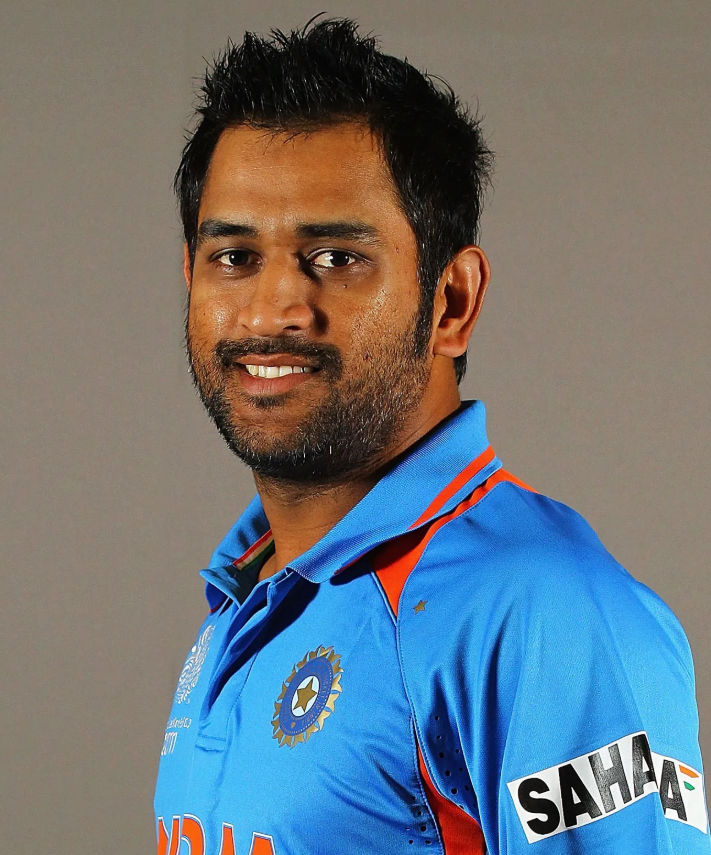
#> input picture r.png, 711 x 855 px
$ python sketch.py
#> lines starting #> are read from the running program, lines starting #| are printed output that depends on the picture
import numpy as np
import imageio.v2 as imageio
import scipy.ndimage
import cv2

img = "r.png"

def rgb2gray(rgb):
    """Convert RGB image to grayscale"""
    return np.dot(rgb[...,:3], [0.2989, 0.5870, 0.1140])

def dodge(front, back):
    """Blend the images to create a sketch effect"""
    result = front * 255.0 / (255 - back + 1e-5)  # Avoid division by zero
    result[result > 255] = 255
    result[back == 255] = 255
    return result.astype('uint8')

# Read image
ss = imageio.imread(img)
#> ss is the input picture: shape (855, 711, 4); mean R, G, B, A 109.7, 117.3, 122.1, 255

# Convert to grayscale
gray = rgb2gray(ss).astype('uint8')
#> in rgb2gray, `return np.dot(rgb[...,:3], [0.2989, 0.5870, 0.1140])`:
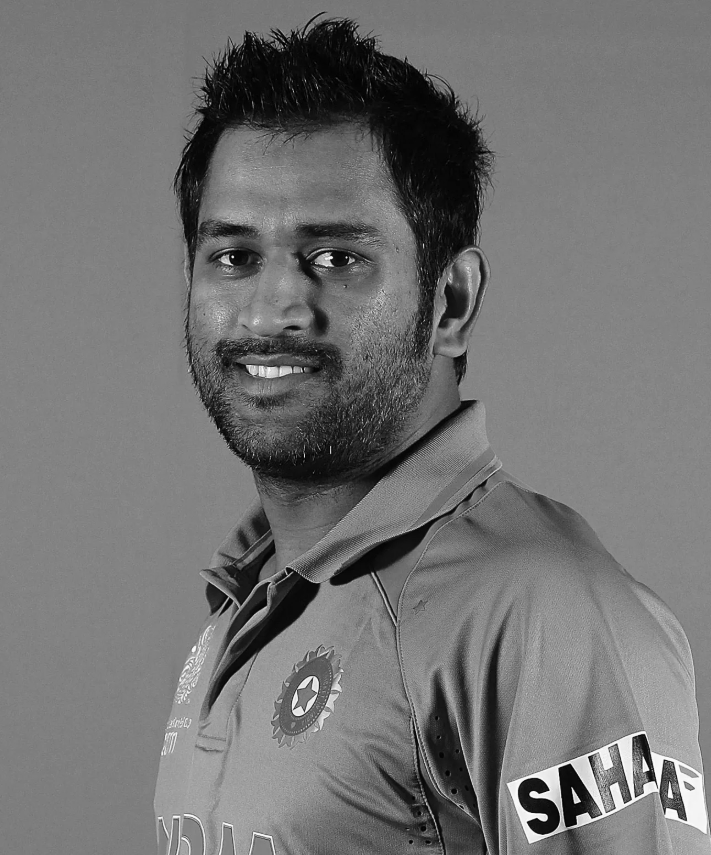
#> returned value: shape (855, 711) float64; min 0, max 254.7, mean 115.5

# Invert the grayscale image
i = 255 - gray
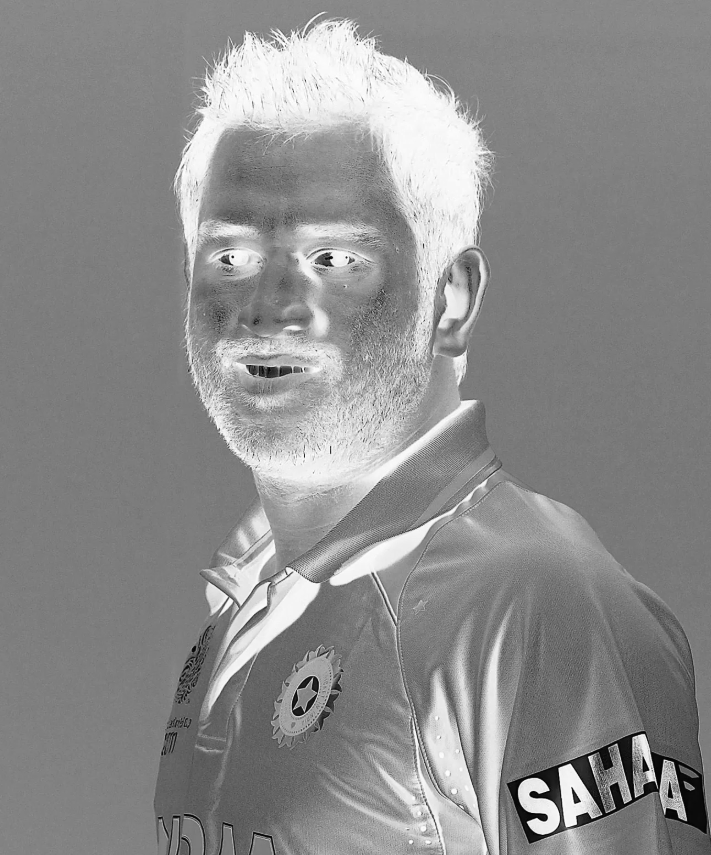
#> i: shape (855, 711); min 1, max 255, mean 140

# Apply Gaussian Blur
blur = scipy.ndimage.gaussian_filter(i, sigma=15)
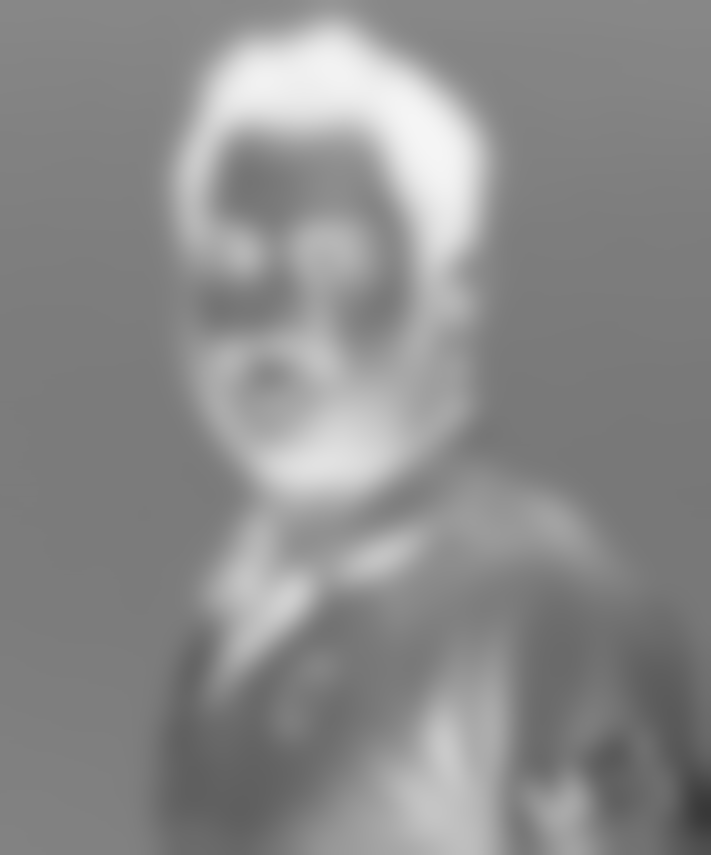
#> blur: shape (855, 711); min 56, max 245, mean 139

# Blend images to create the final sketch
r = dodge(blur, gray)
#> in dodge, `result = front * 255.0 / (255 - back + 1e-5)`:
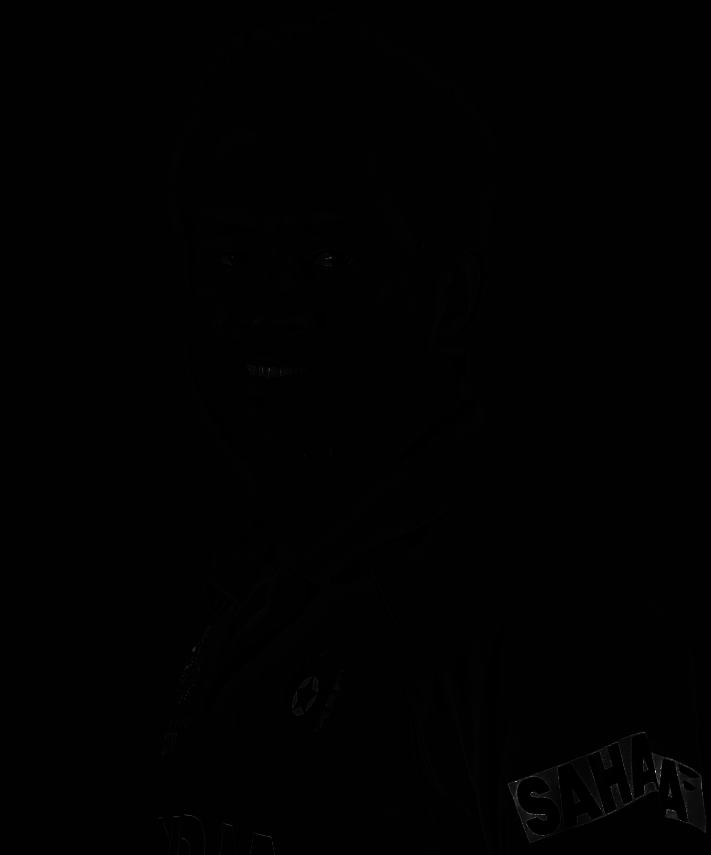
#> result: shape (855, 711) float64; min 84.05, max 27539.7, mean 275; drawn with min black and max white
#> in dodge, `result[result > 255] = 255`:
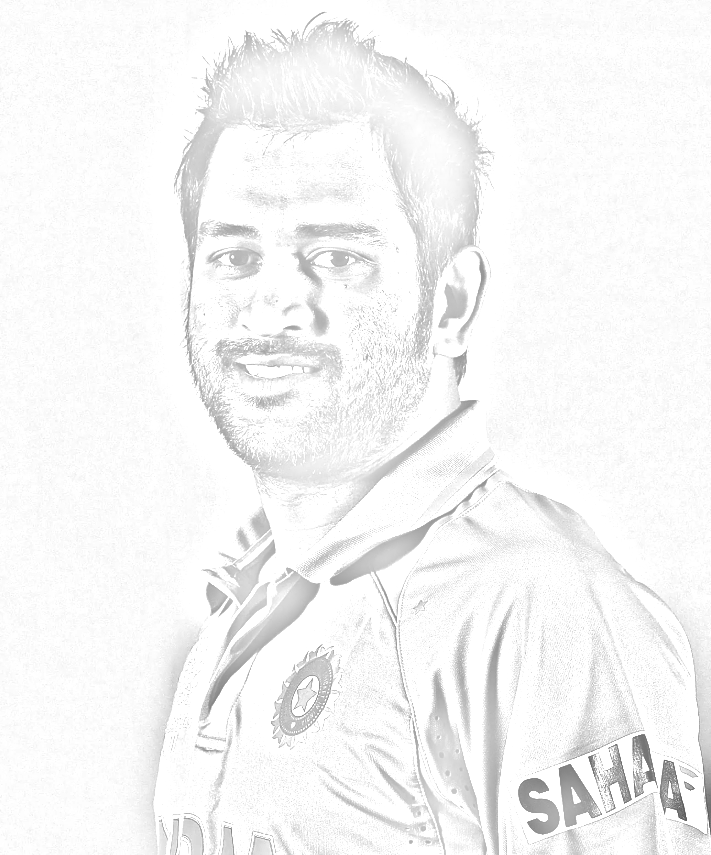
#> result: shape (855, 711) float64; min 84.05, max 255, mean 246

# Save output
cv2.imwrite('final.png', r)
